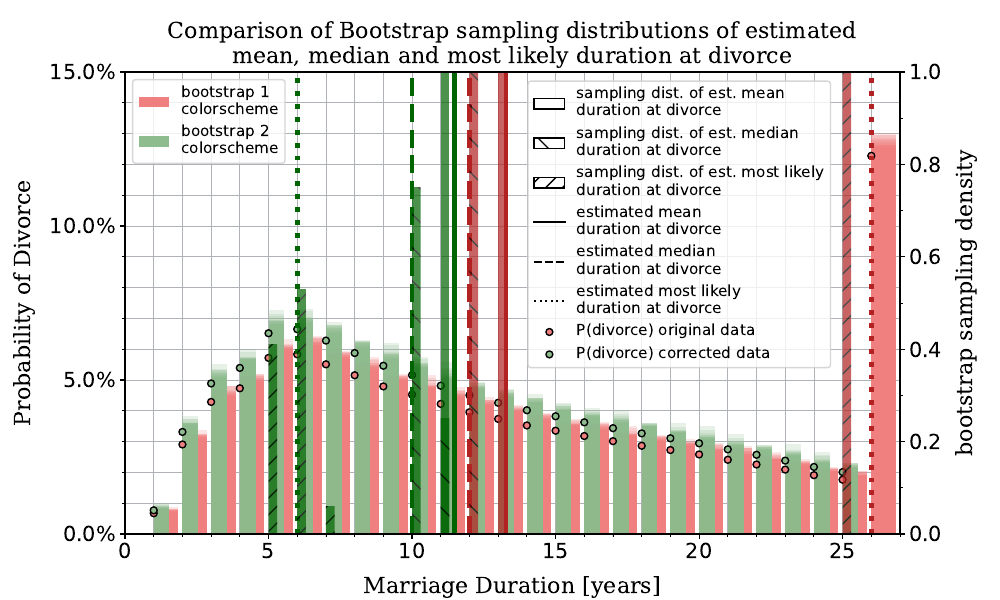

Generate this figure with Python:
import os
import sys
current_dir = os.getcwd()
src_directory = current_dir + "/../../src/"
if src_directory not in sys.path:
    sys.path.append(src_directory)
import numpy as np
import Bootstrap as Bt
import matplotlib.pyplot as plt
import matplotlib.colors as mcolors
from matplotlib.patches import Patch
from tueplots.constants.color import rgb
from DataLoaderClass import DataLoader

dataloader = DataLoader()

# plt.rcParams.update(bundles.icml2022(column="half", nrows=1, ncols=1, usetex=True))

num_simulations = 100
batch_size = 10000

''' first bootstrap: uncorrected data '''
data_array1, years1, durations1, kids1 = dataloader.load_data(years_to_drop=[1997])

data_array1 = data_array1.swapaxes(0, 1).sum(axis=2).sum(1)
sum_all_divs1 = data_array1.sum()
probs_per_duration1 = data_array1 / sum_all_divs1

probs_per_duration1 = probs_per_duration1 / np.sum(probs_per_duration1)

assert np.sum(probs_per_duration1) == 1, "does not sum to one"

mean1 = np.sum(durations1 * probs_per_duration1)
median1 = durations1[np.argmax(np.cumsum(probs_per_duration1) >= 0.5)]
most_likely1 = durations1[np.argmax(probs_per_duration1)]  # mode of the distribution

means1, medians1, most_probables1, estimates1 = Bt.bootstrap(num_simulations, batch_size, durations1,
                                                             probs_per_duration1)

''' second bootstrap: corrected data '''
data_array2, years2, durations2, kids2 = dataloader.load_data(years_to_drop=[1997], durations_to_drop=[26])

data_array2 = data_array2.swapaxes(0, 1).sum(axis=2).sum(1)
sum_all_divs2 = data_array2.sum()
probs_per_duration2 = data_array2 / sum_all_divs2

probs_per_duration2 = probs_per_duration2 / np.sum(probs_per_duration2)

assert np.sum(probs_per_duration2) == 1, "does not sum to one"

mean2 = np.sum(durations2 * probs_per_duration2)
median2 = durations2[np.argmax(np.cumsum(probs_per_duration2) >= 0.5)]
most_likely2 = durations2[np.argmax(probs_per_duration2)]  # mode of the distribution

means2, medians2, most_probables2, estimates2 = Bt.bootstrap(num_simulations, batch_size, durations2,
                                                             probs_per_duration2)

''' Plotting the two bootstraps '''
fig, ax = plt.subplots(figsize=[10, 6])

bt1_color = "lightcoral"
bt2_color = "darkseagreen"

bt1_mean_color = "firebrick"
bt1_median_color = "firebrick"
bt1_ml_color = "firebrick"

bt2_mean_color = "darkgreen"
bt2_median_color = "darkgreen"
bt2_ml_color = "darkgreen"

# bootstrap 1
mean1_line = ax.axvline(mean1, color=mcolors.CSS4_COLORS[bt1_mean_color], lw=2.5,
                        label="bt 1: est. mean duration at divorce", linestyle="-")
median1_line = ax.axvline(median1, color=mcolors.CSS4_COLORS[bt1_median_color], lw=3.5,
                          label="bt 1: est. median duration at divorce", linestyle="--")
ml1_line = ax.axvline(most_likely1, color=mcolors.CSS4_COLORS[bt1_ml_color], lw=3.5,
                      label="bt 1: est. most likely duration at divorce", linestyle=":")

for i in np.arange(num_simulations):
    ax.bar(np.array(durations1), height=estimates1[i, :] * 100, width=0.85, color=mcolors.CSS4_COLORS[bt1_color],
           lw=0.5,
           alpha=0.2, align="edge")

ax2 = ax.twinx()
hist11 = ax2.hist(means1, bins=np.array(durations1), color=mcolors.CSS4_COLORS[bt1_mean_color], lw=0, width=0.3,
                  alpha=0.70,
                  label="bt1 samp. dist. of est. mean duration at divorce", align="mid", density=True)
hist12 = ax2.hist(medians1, bins=np.array(durations1), color=mcolors.CSS4_COLORS[bt1_median_color], lw=0, width=0.3,
                  alpha=0.70,
                  label="bt1 samp. dist. of est. median\nduration at divorce", align="mid", density=True, hatch='\\')
hist13 = ax2.hist(most_probables1, bins=np.array(durations1), color=mcolors.CSS4_COLORS[bt1_ml_color], lw=0, width=0.3,
                  alpha=0.70,
                  label="bt1 samp. dist. of est. most likely\nduration at divorce", align="mid", density=True,
                  hatch='//')

# bootstrap 2
mean2_line = ax.axvline(mean2, color=mcolors.CSS4_COLORS[bt2_mean_color], lw=3.5,
                        label="bt 2: est. mean duration at divorce", linestyle="-")
median2_line = ax.axvline(median2, color=mcolors.CSS4_COLORS[bt2_median_color], lw=3.5,
                          label="bt 2: est. median duration at divorce", linestyle="--")
ml2_line = ax.axvline(most_likely2, color=mcolors.CSS4_COLORS[bt2_ml_color], lw=3.5,
                      label="bt 2: est. most likely duration at divorce", linestyle=":")

for i in np.arange(num_simulations):
    ax.bar(np.array(durations2), height=estimates2[i, :] * 100, width=0.55, color=mcolors.CSS4_COLORS[bt2_color],
           lw=0.5,
           alpha=0.2, align="edge")

hist21 = ax2.hist(means2, bins=np.array(durations2), color=mcolors.CSS4_COLORS[bt2_mean_color], lw=0.0, width=0.3,
                  alpha=0.70,
                  label="bt2 samp. dist. of est. mean duration at divorce", align="mid", density=True)
hist22 = ax2.hist(medians2, bins=np.array(durations2), color=mcolors.CSS4_COLORS[bt2_median_color], lw=0.0, width=0.3,
                  alpha=0.70,
                  label="bt2 samp. dist. of est. median\nduration at divorce", align="mid", density=True, hatch='\\')
hist23 = ax2.hist(most_probables2, bins=np.array(durations2), color=mcolors.CSS4_COLORS[bt2_ml_color], lw=0.0,
                  width=0.3, alpha=0.70,
                  label="bt2 samp. dist. of est. most likely\nduration at divorce", align="mid", density=True,
                  hatch='//')

data1 = ax.scatter(np.array(durations1), probs_per_duration1 * 100, color=mcolors.CSS4_COLORS[bt1_color],
                   label="probability of divorce original data", edgecolor='black', s=25)
data2 = ax.scatter(np.array(durations2), probs_per_duration2 * 100, color=mcolors.CSS4_COLORS[bt2_color],
                   label="probability of divorce corrected data", edgecolor='black', s=25)

handles_line_styles = [plt.Line2D([], [], linestyle="-", color="black"),
                       plt.Line2D([], [], linestyle="--", color="black"),
                       plt.Line2D([], [], linestyle=":", color="black")]
handles_line_labels = ["estimated mean\nduration at divorce",
                       "estimated median\nduration at divorce",
                       "estimated most likely\nduration at divorce"]

handles_scatter = [data1, data2]
handles_scatter_label = ["P(divorce) original data", "P(divorce) corrected data"]

handles_colors = [Patch(facecolor=mcolors.CSS4_COLORS[bt1_color]),
                  Patch(facecolor=mcolors.CSS4_COLORS[bt2_color])]
labels_colors = ['bootstrap 1\ncolorscheme', 'bootstrap 2\ncolorscheme']

handles_histogram = [Patch(facecolor=mcolors.CSS4_COLORS['white'], edgecolor="black"),
                     Patch(hatch="\\", facecolor=mcolors.CSS4_COLORS['white'], edgecolor="black"),
                     Patch(hatch='//', facecolor=mcolors.CSS4_COLORS['white'], edgecolor="black")]
handles_histogram_labels = ["sampling dist. of est. mean\nduration at divorce",
                            "sampling dist. of est. median\nduration at divorce",
                            "sampling dist. of est. most likely\nduration at divorce"]

# Add legends to the plot

ax.legend(handles=handles_colors, labels=labels_colors, loc='upper left', fontsize=11)

# Combine legends into one
current_handles, current_labels = plt.gca().get_legend_handles_labels()
plt.legend(handles_histogram + handles_line_styles + handles_scatter,
           handles_histogram_labels + handles_line_labels + handles_scatter_label,
           loc=[0.52, 0.36], fontsize=11)

# cosmetics
font_label = {'family': 'serif', 'color': 'black', 'weight': 'normal', 'size': 16}
font_title = {'family': 'serif', 'color': 'black', 'weight': 'normal', 'size': 16}

ax.set_xlabel("Marriage Duration [years]", labelpad=10, fontdict=font_label)
ax.set_ylabel("Probability of Divorce", labelpad=10, fontdict=font_label)
ax.set_xlim([0, 27])
ax.set_ylim([0, 15])
ax.yaxis.set_major_locator(plt.MultipleLocator(5))
ax.yaxis.set_minor_locator(plt.MultipleLocator(1))
ax.yaxis.set_major_formatter(plt.FuncFormatter(lambda x, loc: f"{x:,.1f}%"))
ax.xaxis.set_major_locator(plt.MultipleLocator(5))
ax.xaxis.set_minor_locator(plt.MultipleLocator(1))
ax.xaxis.set_tick_params(labelsize=15, pad=3)
ax.yaxis.set_tick_params(labelsize=15, pad=3)

ax2.set_ylim([0, 1])
ax2.yaxis.set_major_locator(plt.MultipleLocator(0.2))
ax2.yaxis.set_minor_locator(plt.MultipleLocator(0.1))
ax2.set_ylabel("bootstrap sampling density", labelpad=10, fontdict=font_label)
ax2.yaxis.set_tick_params(labelsize=15, pad=3)

ax.grid(axis="both", which="both", color=rgb.tue_gray, linewidth=0.5)
ax.set_axisbelow(True)

ax.set_title(f"Comparison of Bootstrap sampling distributions of estimated\nmean,"
             f" median and most likely duration at divorce", fontdict=font_title)

# plt.show()
fig.savefig("fig_divorce_probs_bootstrap_sampling_dist.pdf")
